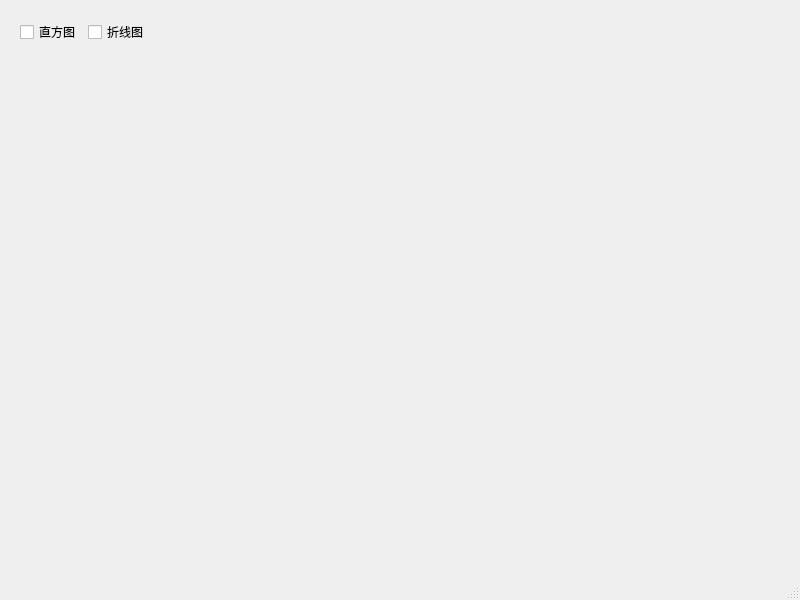
<?xml version="1.0" encoding="UTF-8"?>
<ui version="4.0">
 <class>Window_barchart</class>
 <widget class="QMainWindow" name="Window_barchart">
  <property name="geometry">
   <rect>
    <x>0</x>
    <y>0</y>
    <width>800</width>
    <height>600</height>
   </rect>
  </property>
  <property name="windowTitle">
   <string>MainWindow</string>
  </property>
  <widget class="QWidget" name="centralwidget">
   <widget class="QWidget" name="widget" native="true">
    <property name="geometry">
     <rect>
      <x>10</x>
      <y>10</y>
      <width>771</width>
      <height>531</height>
     </rect>
    </property>
    <widget class="QWidget" name="">
     <property name="geometry">
      <rect>
       <x>10</x>
       <y>10</y>
       <width>130</width>
       <height>24</height>
      </rect>
     </property>
     <layout class="QHBoxLayout" name="horizontalLayout">
      <item>
       <widget class="QCheckBox" name="checkBox">
        <property name="text">
         <string>直方图</string>
        </property>
       </widget>
      </item>
      <item>
       <widget class="QCheckBox" name="checkBox_2">
        <property name="text">
         <string>折线图</string>
        </property>
       </widget>
      </item>
     </layout>
    </widget>
   </widget>
  </widget>
  <widget class="QMenuBar" name="menubar">
   <property name="geometry">
    <rect>
     <x>0</x>
     <y>0</y>
     <width>800</width>
     <height>21</height>
    </rect>
   </property>
  </widget>
  <widget class="QStatusBar" name="statusbar"/>
 </widget>
 <resources/>
 <connections/>
</ui>
